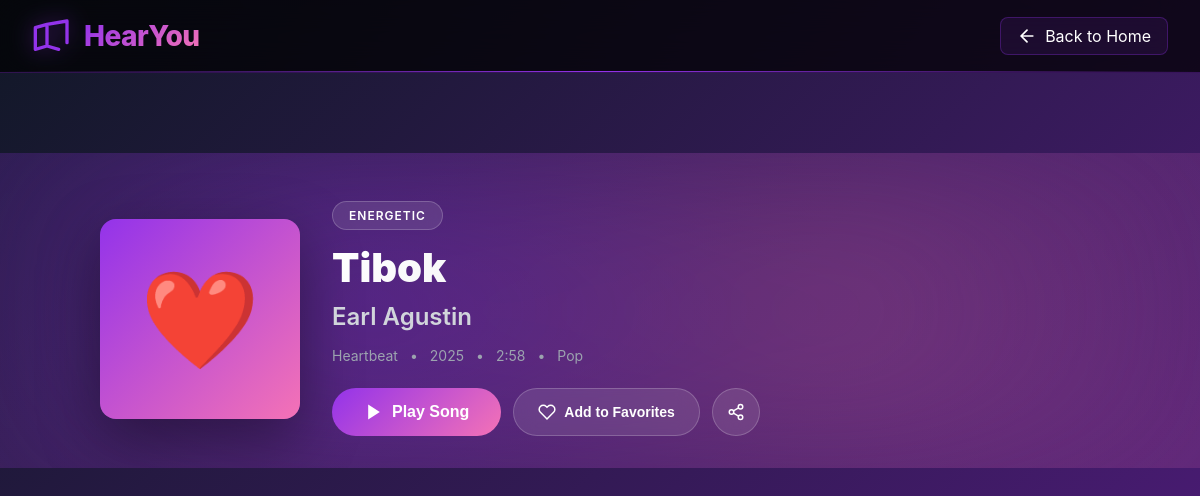
The app's page /song-detail.php?id=2 with its own data.
### tables this page shows
CREATE TABLE IF NOT EXISTS songs (
    id INT AUTO_INCREMENT PRIMARY KEY,
    title VARCHAR(255) NOT NULL,
    artist VARCHAR(255) NOT NULL,
    emotion ENUM('sad', 'happy', 'calm', 'energetic') NOT NULL,
    cover VARCHAR(10) DEFAULT '🎵',
    duration VARCHAR(10) NOT NULL,
    file_path VARCHAR(500) NOT NULL,
    album VARCHAR(255),
    release_year INT,
    genre VARCHAR(100),
    play_count INT DEFAULT 0,
    created_at TIMESTAMP DEFAULT CURRENT_TIMESTAMP,
    updated_at TIMESTAMP DEFAULT CURRENT_TIMESTAMP ON UPDATE CURRENT_TIMESTAMP,
    INDEX idx_emotion (emotion),
    INDEX idx_artist (artist)
);

### song-detail.php (the view, shortened to what this page needs)
<?php
$song_id = isset($_GET['id']) ? intval($_GET['id']) : 0;
$database = new Database();
$db = $database->getConnection();
try {
    $query = "SELECT * FROM songs WHERE id = :id LIMIT 1";
    $stmt = $db->prepare($query);
    $stmt->bindParam(':id', $song_id);
    $stmt->execute();
    $song = $stmt->fetch(PDO::FETCH_ASSOC);
} catch (PDOException $e) {
    header('Location: index.php');
    exit;
}
$song['description'] = $descriptions[$song_id] ?? "A beautiful musical composition that captures the essence of " . $song['emotion'] . " emotions.";
$song['artist_bio'] = $artist_bios[$song['artist']] ?? $song['artist'] . " is a talented artist creating amazing music.";
?>
<!DOCTYPE html>
<html lang="en">
<head>
    <link rel="stylesheet" href="assets/css/style.css">
    <link rel="stylesheet" href="assets/css/song-detail.css">
</head>
<body class="song-detail-page">
    <header class="header">
        <div class="logo">
            <svg class="logo-icon" viewBox="0 0 24 24" fill="none" stroke="currentColor">
                <path d="M9 18V5l12-2v13M9 18l-7 2V7l7-2M9 18l7 2" stroke-width="2" stroke-linecap="round" stroke-linejoin="round"/>
            </svg>
            <h1>HearYou</h1>
        </div>
        <div class="header-actions">
            <a href="index.php" class="btn-back">
                <svg viewBox="0 0 24 24" fill="none" stroke="currentColor">
                    <path d="M19 12H5M12 19l-7-7 7-7" stroke-width="2" stroke-linecap="round"/>
                </svg>
                Back to Home
            </a>
        </div>
    </header>
    <div class="song-detail-container">
        <section class="song-hero">
            <div class="hero-background"></div>
            <div class="hero-content">
                <div class="song-cover-large">
                    <?php echo $song['cover']; ?>
                </div>
                <div class="song-info-main">
                    <div class="song-badge"><?php echo ucfirst($song['emotion']); ?></div>
                    <h1 class="song-title-large"><?php echo htmlspecialchars($song['title']); ?></h1>
                    <h2 class="song-artist-large"><?php echo htmlspecialchars($song['artist']); ?></h2>
                    <div class="song-meta">
                        <span><?php echo $song['album'] ?? 'Single'; ?></span>
                        <span>•</span>
                        <span><?php echo $song['release_year'] ?? date('Y'); ?></span>
                        <span>•</span>
                        <span><?php echo $song['duration']; ?></span>
                        <span>•</span>
                        <span><?php echo $song['genre'] ?? 'Music'; ?></span>
                    </div>
                    <div class="song-actions-main">
                        <button class="btn-play-large" onclick="playSong(<?php echo $song['id']; ?>)">
                            <svg viewBox="0 0 24 24" fill="currentColor">
                                <polygon points="5 3 19 12 5 21 5 3"/>
                            </svg>
                            Play Song
                        </button>
                        <button class="btn-favorite-large" onclick="toggleFavorite(<?php echo $song['id']; ?>)">
                            <svg viewBox="0 0 24 24" fill="none" stroke="currentColor">
                                <path d="M20.84 4.61a5.5 5.5 0 0 0-7.78 0L12 5.67l-1.06-1.06a5.5 5.5 0 0 0-7.78 7.78l1.06 1.06L12 21.23l7.78-7.78 1.06-1.06a5.5 5.5 0 0 0 0-7.78z" stroke-width="2"/>
                            </svg>
                            Add to Favorites
                        </button>
                        <button class="btn-share" onclick="shareSong()">
                        </button>
                    </div>
                </div>
            </div>
        </section>
        <div class="song-content">
        </div>
    </div>
</body>
</html>

### assets/css/style.css (style rules this page uses)
* { margin: 0; padding: 0; box-sizing: border-box; }
:root { --purple-600: #9333ea; --purple-700: #7e22ce; --purple-900: #581c87; --pink-400: #f472b6; --pink-500: #ec4899; --gray-900: #111827; --gray-800: #1f2937; --gray-700: #374151; --gray-400: #9ca3af; --gray-300: #d1d5db; }
body { font-family: -apple-system, BlinkMacSystemFont, 'Segoe UI', Roboto, Oxygen, Ubuntu, sans-serif; background: linear-gradient(135deg, var(--gray-900) 0%, var(--purple-900) 50%, var(--gray-900) 100%); color: white; height: 100vh; overflow: hidden; }
.header { background: rgba(0, 0, 0, 0.7); backdrop-filter: blur(20px); padding: 1rem 2rem; display: flex; align-items: center; justify-content: space-between; border-bottom: 1px solid rgba(147, 51, 234, 0.3); position: relative; z-index: 100; }
.header::after { content: ''; position: absolute; bottom: 0; left: 0; right: 0; height: 1px; background: linear-gradient(90deg, transparent, var(--purple-600), transparent); }
.logo { display: flex; align-items: center; gap: 0.75rem; transition: transform 0.3s; }
.logo-icon { width: 2.5rem; height: 2.5rem; color: var(--purple-600); filter: drop-shadow(0 0 10px rgba(147, 51, 234, 0.5)); }
.logo h1 { font-size: 1.75rem; font-weight: 800; background: linear-gradient(135deg, var(--purple-600), var(--pink-400)); -webkit-background-clip: text; -webkit-text-fill-color: transparent; background-clip: text; letter-spacing: -0.5px; }
.header-actions { display: flex; align-items: center; gap: 1.5rem; }
body.song-detail-page { overflow-y: auto !important; height: auto !important; }
body.song-detail-page .song-detail-container { min-height: 100vh; height: auto; overflow-y: visible; padding-bottom: 120px; }

### records on screen
songs: cover "❤️", emotion "ENERGETIC", title "Tibok", artist "Earl Agustin", album "Heartbeat", release_year "2025", duration "2:58", genre "Pop"
